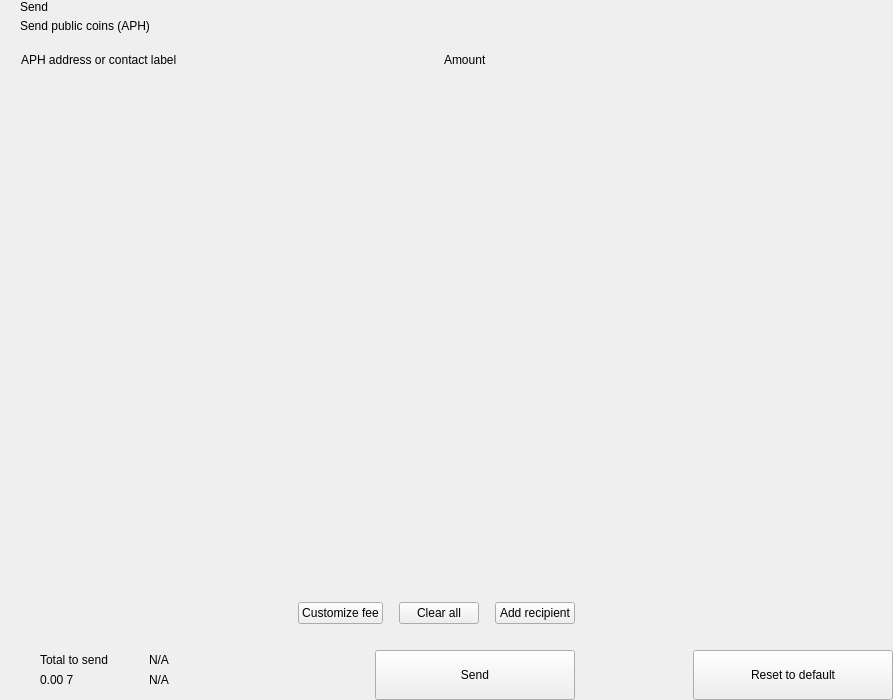
<?xml version="1.0" encoding="UTF-8"?>
<ui version="4.0">
 <class>send</class>
 <widget class="QWidget" name="send">
  <property name="geometry">
   <rect>
    <x>0</x>
    <y>0</y>
    <width>893</width>
    <height>700</height>
   </rect>
  </property>
  <property name="windowTitle">
   <string>Form</string>
  </property>
  <layout class="QHBoxLayout" name="horizontalLayout_2" stretch="2,1">
   <property name="spacing">
    <number>0</number>
   </property>
   <property name="leftMargin">
    <number>0</number>
   </property>
   <property name="topMargin">
    <number>0</number>
   </property>
   <property name="rightMargin">
    <number>0</number>
   </property>
   <property name="bottomMargin">
    <number>0</number>
   </property>
   <item>
    <widget class="QWidget" name="left" native="true">
     <layout class="QVBoxLayout" name="verticalLayout_3">
      <property name="spacing">
       <number>0</number>
      </property>
      <property name="leftMargin">
       <number>0</number>
      </property>
      <property name="topMargin">
       <number>0</number>
      </property>
      <property name="rightMargin">
       <number>0</number>
      </property>
      <property name="bottomMargin">
       <number>0</number>
      </property>
      <item>
       <layout class="QVBoxLayout" name="verticalLayout_22" stretch="0,0,0,1,0,0,0,0">
        <property name="spacing">
         <number>0</number>
        </property>
        <item>
         <layout class="QHBoxLayout" name="horizontalLayout_3">
          <property name="spacing">
           <number>0</number>
          </property>
          <property name="leftMargin">
           <number>20</number>
          </property>
          <property name="rightMargin">
           <number>20</number>
          </property>
          <item>
           <layout class="QVBoxLayout" name="verticalLayout">
            <property name="spacing">
             <number>5</number>
            </property>
            <item>
             <widget class="QLabel" name="labelTitle">
              <property name="text">
               <string>Send</string>
              </property>
              <property name="alignment">
               <set>Qt::AlignLeading|Qt::AlignLeft|Qt::AlignVCenter</set>
              </property>
             </widget>
            </item>
            <item>
             <widget class="QLabel" name="labelSubtitle1">
              <property name="text">
               <string>Send public coins (APH)</string>
              </property>
             </widget>
            </item>
           </layout>
          </item>
          <item>
           <spacer name="horizontalSpacer">
            <property name="orientation">
             <enum>Qt::Horizontal</enum>
            </property>
            <property name="sizeHint" stdset="0">
             <size>
              <width>40</width>
              <height>20</height>
             </size>
            </property>
           </spacer>
          </item>
         </layout>
        </item>
        <item>
         <spacer name="verticalSpacer_2">
          <property name="orientation">
           <enum>Qt::Vertical</enum>
          </property>
          <property name="sizeType">
           <enum>QSizePolicy::Fixed</enum>
          </property>
          <property name="sizeHint" stdset="0">
           <size>
            <width>20</width>
            <height>20</height>
           </size>
          </property>
         </spacer>
        </item>
        <item>
         <layout class="QHBoxLayout" name="horizontalLayout" stretch="6,0,2">
          <property name="spacing">
           <number>0</number>
          </property>
          <property name="leftMargin">
           <number>10</number>
          </property>
          <property name="topMargin">
           <number>0</number>
          </property>
          <property name="rightMargin">
           <number>20</number>
          </property>
          <property name="bottomMargin">
           <number>0</number>
          </property>
          <item>
           <widget class="QLabel" name="labelSubtitleAddress">
            <property name="styleSheet">
             <string notr="true">margin-left:8px;</string>
            </property>
            <property name="text">
             <string>APH address or contact label</string>
            </property>
           </widget>
          </item>
          <item>
           <spacer name="horizontalSpacer_3">
            <property name="orientation">
             <enum>Qt::Horizontal</enum>
            </property>
            <property name="sizeType">
             <enum>QSizePolicy::Fixed</enum>
            </property>
            <property name="sizeHint" stdset="0">
             <size>
              <width>40</width>
              <height>1</height>
             </size>
            </property>
           </spacer>
          </item>
          <item>
           <widget class="QLabel" name="labelSubtitleAmount">
            <property name="text">
             <string>Amount</string>
            </property>
           </widget>
          </item>
         </layout>
        </item>
        <item>
         <widget class="QScrollArea" name="scrollArea">
          <property name="minimumSize">
           <size>
            <width>0</width>
            <height>350</height>
           </size>
          </property>
          <property name="styleSheet">
           <string notr="true">#scrollArea {
            background:transparent;
            margin-top:10px;
}</string>
          </property>
          <property name="horizontalScrollBarPolicy">
           <enum>Qt::ScrollBarAlwaysOff</enum>
          </property>
          <property name="sizeAdjustPolicy">
           <enum>QAbstractScrollArea::AdjustIgnored</enum>
          </property>
          <property name="widgetResizable">
           <bool>true</bool>
          </property>
          <property name="alignment">
           <set>Qt::AlignLeading|Qt::AlignLeft|Qt::AlignTop</set>
          </property>
          <widget class="QWidget" name="scrollAreaWidgetContents">
           <property name="geometry">
            <rect>
             <x>0</x>
             <y>0</y>
             <width>591</width>
             <height>16</height>
            </rect>
           </property>
           <property name="sizePolicy">
            <sizepolicy hsizetype="Preferred" vsizetype="Maximum">
             <horstretch>0</horstretch>
             <verstretch>0</verstretch>
            </sizepolicy>
           </property>
           <property name="autoFillBackground">
            <bool>false</bool>
           </property>
           <property name="styleSheet">
            <string notr="true">#scrollAreaWidgetContents {
             background:transparent;
             }</string>
           </property>
           <layout class="QVBoxLayout" name="verticalLayout_7">
            <property name="spacing">
             <number>0</number>
            </property>
            <property name="sizeConstraint">
             <enum>QLayout::SetDefaultConstraint</enum>
            </property>
            <property name="leftMargin">
             <number>0</number>
            </property>
            <property name="topMargin">
             <number>0</number>
            </property>
            <property name="rightMargin">
             <number>0</number>
            </property>
            <property name="bottomMargin">
             <number>0</number>
            </property>
           </layout>
          </widget>
         </widget>
        </item>
        <item>
         <spacer name="verticalSpacer_4">
          <property name="orientation">
           <enum>Qt::Vertical</enum>
          </property>
          <property name="sizeType">
           <enum>QSizePolicy::Fixed</enum>
          </property>
          <property name="sizeHint" stdset="0">
           <size>
            <width>20</width>
            <height>20</height>
           </size>
          </property>
         </spacer>
        </item>
        <item>
         <layout class="QHBoxLayout" name="horizontalLayout_20">
          <property name="spacing">
           <number>6</number>
          </property>
          <property name="leftMargin">
           <number>20</number>
          </property>
          <property name="rightMargin">
           <number>20</number>
          </property>
          <item>
           <spacer name="horizontalSpacer_4">
            <property name="orientation">
             <enum>Qt::Horizontal</enum>
            </property>
            <property name="sizeHint" stdset="0">
             <size>
              <width>10</width>
              <height>20</height>
             </size>
            </property>
           </spacer>
          </item>
          <item>
           <widget class="QPushButton" name="pushButtonFee">
            <property name="focusPolicy">
             <enum>Qt::NoFocus</enum>
            </property>
            <property name="text">
             <string>Customize fee</string>
            </property>
           </widget>
          </item>
          <item>
           <spacer name="horizontalSpacer_11">
            <property name="orientation">
             <enum>Qt::Horizontal</enum>
            </property>
            <property name="sizeType">
             <enum>QSizePolicy::Minimum</enum>
            </property>
            <property name="sizeHint" stdset="0">
             <size>
              <width>10</width>
              <height>20</height>
             </size>
            </property>
           </spacer>
          </item>
          <item>
           <widget class="QPushButton" name="pushButtonClear">
            <property name="focusPolicy">
             <enum>Qt::NoFocus</enum>
            </property>
            <property name="layoutDirection">
             <enum>Qt::RightToLeft</enum>
            </property>
            <property name="text">
             <string>Clear all</string>
            </property>
           </widget>
          </item>
          <item>
           <spacer name="horizontalSpacer_6">
            <property name="orientation">
             <enum>Qt::Horizontal</enum>
            </property>
            <property name="sizeType">
             <enum>QSizePolicy::Fixed</enum>
            </property>
            <property name="sizeHint" stdset="0">
             <size>
              <width>10</width>
              <height>20</height>
             </size>
            </property>
           </spacer>
          </item>
          <item>
           <widget class="QPushButton" name="pushButtonAddRecipient">
            <property name="focusPolicy">
             <enum>Qt::NoFocus</enum>
            </property>
            <property name="text">
             <string>Add recipient</string>
            </property>
           </widget>
          </item>
         </layout>
        </item>
        <item>
         <spacer name="verticalSpacer">
          <property name="orientation">
           <enum>Qt::Vertical</enum>
          </property>
          <property name="sizeType">
           <enum>QSizePolicy::Fixed</enum>
          </property>
          <property name="sizeHint" stdset="0">
           <size>
            <width>20</width>
            <height>16</height>
           </size>
          </property>
         </spacer>
        </item>
        <item>
         <layout class="QHBoxLayout" name="horizontalLayout_7">
          <property name="rightMargin">
           <number>20</number>
          </property>
          <item>
           <layout class="QHBoxLayout" name="horizontalLayout_10">
            <property name="spacing">
             <number>0</number>
            </property>
            <property name="leftMargin">
             <number>8</number>
            </property>
            <item>
             <widget class="QStackedWidget" name="stackedWidget">
              <property name="minimumSize">
               <size>
                <width>0</width>
                <height>60</height>
               </size>
              </property>
              <property name="maximumSize">
               <size>
                <width>16777215</width>
                <height>60</height>
               </size>
              </property>
              <widget class="QWidget" name="page1">
               <layout class="QVBoxLayout" name="verticalLayout_71" stretch="0">
                <property name="spacing">
                 <number>6</number>
                </property>
                <property name="leftMargin">
                 <number>12</number>
                </property>
                <property name="topMargin">
                 <number>0</number>
                </property>
                <property name="rightMargin">
                 <number>0</number>
                </property>
                <property name="bottomMargin">
                 <number>0</number>
                </property>
                <item>
                 <widget class="QWidget" name="coinWidget" native="true">
                  <property name="minimumSize">
                   <size>
                    <width>0</width>
                    <height>60</height>
                   </size>
                  </property>
                  <property name="maximumSize">
                   <size>
                    <width>16777215</width>
                    <height>60</height>
                   </size>
                  </property>
                  <layout class="QHBoxLayout" name="horizontalLayout_9">
                   <property name="spacing">
                    <number>0</number>
                   </property>
                   <property name="leftMargin">
                    <number>20</number>
                   </property>
                   <property name="topMargin">
                    <number>10</number>
                   </property>
                   <property name="rightMargin">
                    <number>20</number>
                   </property>
                   <property name="bottomMargin">
                    <number>10</number>
                   </property>
                   <item>
                    <layout class="QVBoxLayout" name="verticalSend">
                     <property name="spacing">
                      <number>0</number>
                     </property>
                     <item>
                      <widget class="QLabel" name="labelTitleTotalSend">
                       <property name="text">
                        <string>Total to send</string>
                       </property>
                      </widget>
                     </item>
                     <item>
                      <widget class="QLabel" name="labelAmountSend">
                       <property name="text">
                        <string notr="true">0.00 7</string>
                       </property>
                      </widget>
                     </item>
                    </layout>
                   </item>
                   <item>
                    <spacer name="horizontalSpacer_9">
                     <property name="orientation">
                      <enum>Qt::Horizontal</enum>
                     </property>
                     <property name="sizeType">
                      <enum>QSizePolicy::Fixed</enum>
                     </property>
                     <property name="sizeHint" stdset="0">
                      <size>
                       <width>20</width>
                       <height>20</height>
                      </size>
                     </property>
                    </spacer>
                   </item>
                   <item>
                    <widget class="QLabel" name="labelLine">
                     <property name="minimumSize">
                      <size>
                       <width>1</width>
                       <height>0</height>
                      </size>
                     </property>
                     <property name="maximumSize">
                      <size>
                       <width>1</width>
                       <height>16777215</height>
                      </size>
                     </property>
                     <property name="text">
                      <string/>
                     </property>
                    </widget>
                   </item>
                   <item>
                    <spacer name="horizontalSpacer_10">
                     <property name="orientation">
                      <enum>Qt::Horizontal</enum>
                     </property>
                     <property name="sizeType">
                      <enum>QSizePolicy::Fixed</enum>
                     </property>
                     <property name="sizeHint" stdset="0">
                      <size>
                       <width>20</width>
                       <height>20</height>
                      </size>
                     </property>
                    </spacer>
                   </item>
                   <item>
                    <layout class="QVBoxLayout" name="verticalRemaining">
                     <property name="spacing">
                      <number>0</number>
                     </property>
                     <item>
                      <widget class="QLabel" name="labelTitleTotalRemaining">
                       <property name="text">
                        <string notr="true">N/A</string>
                       </property>
                      </widget>
                     </item>
                     <item>
                      <widget class="QLabel" name="labelAmountRemaining">
                       <property name="text">
                        <string notr="true">N/A</string>
                       </property>
                      </widget>
                     </item>
                    </layout>
                   </item>
                  </layout>
                 </widget>
                </item>
               </layout>
              </widget>
              <widget class="QWidget" name="page_2"/>
             </widget>
            </item>
           </layout>
          </item>
          <item>
           <spacer name="horizontalSpacer_5">
            <property name="orientation">
             <enum>Qt::Horizontal</enum>
            </property>
            <property name="sizeType">
             <enum>QSizePolicy::Expanding</enum>
            </property>
            <property name="sizeHint" stdset="0">
             <size>
              <width>40</width>
              <height>20</height>
             </size>
            </property>
           </spacer>
          </item>
          <item alignment="Qt::AlignBottom">
           <widget class="QPushButton" name="pushButtonSave">
            <property name="minimumSize">
             <size>
              <width>200</width>
              <height>50</height>
             </size>
            </property>
            <property name="maximumSize">
             <size>
              <width>200</width>
              <height>50</height>
             </size>
            </property>
            <property name="focusPolicy">
             <enum>Qt::NoFocus</enum>
            </property>
            <property name="text">
             <string>Send</string>
            </property>
           </widget>
          </item>
         </layout>
        </item>
       </layout>
      </item>
     </layout>
    </widget>
   </item>
   <item>
    <widget class="QWidget" name="right" native="true">
     <layout class="QVBoxLayout" name="verticalLayout_5">
      <property name="leftMargin">
       <number>0</number>
      </property>
      <property name="topMargin">
       <number>0</number>
      </property>
      <property name="rightMargin">
       <number>0</number>
      </property>
      <property name="bottomMargin">
       <number>0</number>
      </property>
      <item>
       <layout class="QVBoxLayout" name="verticalLayout_4">
        <property name="spacing">
         <number>6</number>
        </property>
        <item>
         <widget class="OptionButton" name="btnCoinControl" native="true">
          <property name="minimumSize">
           <size>
            <width>0</width>
            <height>50</height>
           </size>
          </property>
         </widget>
        </item>
        <item>
         <widget class="OptionButton" name="btnChangeAddress" native="true">
          <property name="minimumSize">
           <size>
            <width>0</width>
            <height>50</height>
           </size>
          </property>
         </widget>
        </item>
        <item>
         <widget class="OptionButton" name="btnUri" native="true">
          <property name="minimumSize">
           <size>
            <width>0</width>
            <height>50</height>
           </size>
          </property>
         </widget>
        </item>
        <item>
         <spacer name="verticalSpacer_5">
          <property name="orientation">
           <enum>Qt::Vertical</enum>
          </property>
          <property name="sizeHint" stdset="0">
           <size>
            <width>20</width>
            <height>40</height>
           </size>
          </property>
         </spacer>
        </item>
        <item>
         <layout class="QHBoxLayout" name="horizontalLayout_8">
          <item>
           <spacer name="horizontalSpacer_7">
            <property name="orientation">
             <enum>Qt::Horizontal</enum>
            </property>
            <property name="sizeHint" stdset="0">
             <size>
              <width>40</width>
              <height>20</height>
             </size>
            </property>
           </spacer>
          </item>
          <item>
           <widget class="QPushButton" name="pushButtonReset">
            <property name="minimumSize">
             <size>
              <width>200</width>
              <height>50</height>
             </size>
            </property>
            <property name="maximumSize">
             <size>
              <width>200</width>
              <height>50</height>
             </size>
            </property>
            <property name="focusPolicy">
             <enum>Qt::NoFocus</enum>
            </property>
            <property name="text">
             <string>Reset to default</string>
            </property>
           </widget>
          </item>
         </layout>
        </item>
       </layout>
      </item>
     </layout>
    </widget>
   </item>
  </layout>
 </widget>
 <customwidgets>
  <customwidget>
   <class>OptionButton</class>
   <extends>QWidget</extends>
   <header>qt/pivx/optionbutton.h</header>
   <container>1</container>
  </customwidget>
 </customwidgets>
 <resources/>
 <connections/>
</ui>
